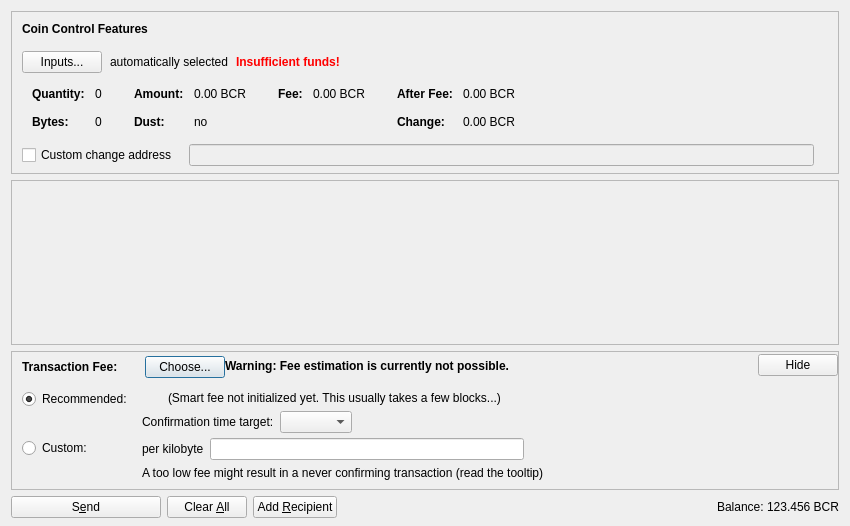
<?xml version="1.0" encoding="UTF-8"?>
<ui version="4.0">
 <class>SendCoinsDialog</class>
 <widget class="QDialog" name="SendCoinsDialog">
  <property name="geometry">
   <rect>
    <x>0</x>
    <y>0</y>
    <width>850</width>
    <height>526</height>
   </rect>
  </property>
  <property name="windowTitle">
   <string>Send Coins</string>
  </property>
  <layout class="QVBoxLayout" name="verticalLayout" stretch="0,1,0,0">
   <property name="bottomMargin">
    <number>8</number>
   </property>
   <item>
    <widget class="QFrame" name="frameCoinControl">
     <property name="sizePolicy">
      <sizepolicy hsizetype="Expanding" vsizetype="Expanding">
       <horstretch>0</horstretch>
       <verstretch>0</verstretch>
      </sizepolicy>
     </property>
     <property name="maximumSize">
      <size>
       <width>16777215</width>
       <height>16777215</height>
      </size>
     </property>
     <property name="frameShape">
      <enum>QFrame::StyledPanel</enum>
     </property>
     <property name="frameShadow">
      <enum>QFrame::Sunken</enum>
     </property>
     <layout class="QVBoxLayout" name="verticalLayoutCoinControl2">
      <property name="spacing">
       <number>0</number>
      </property>
      <property name="leftMargin">
       <number>0</number>
      </property>
      <property name="topMargin">
       <number>0</number>
      </property>
      <property name="rightMargin">
       <number>0</number>
      </property>
      <property name="bottomMargin">
       <number>6</number>
      </property>
      <item>
       <layout class="QVBoxLayout" name="verticalLayoutCoinControl" stretch="0,0,0,0,1">
        <property name="spacing">
         <number>0</number>
        </property>
        <property name="leftMargin">
         <number>10</number>
        </property>
        <property name="topMargin">
         <number>10</number>
        </property>
        <item>
         <layout class="QHBoxLayout" name="horizontalLayoutCoinControl1">
          <property name="bottomMargin">
           <number>15</number>
          </property>
          <item>
           <widget class="QLabel" name="labelCoinControlFeatures">
            <property name="sizePolicy">
             <sizepolicy hsizetype="Preferred" vsizetype="Maximum">
              <horstretch>0</horstretch>
              <verstretch>0</verstretch>
             </sizepolicy>
            </property>
            <property name="font">
             <font>
              <weight>75</weight>
              <bold>true</bold>
             </font>
            </property>
            <property name="styleSheet">
             <string notr="true">font-weight:bold;</string>
            </property>
            <property name="text">
             <string>Coin Control Features</string>
            </property>
           </widget>
          </item>
         </layout>
        </item>
        <item>
         <layout class="QHBoxLayout" name="horizontalLayoutCoinControl2" stretch="0,0,0,0">
          <property name="spacing">
           <number>8</number>
          </property>
          <property name="bottomMargin">
           <number>10</number>
          </property>
          <item>
           <widget class="QPushButton" name="pushButtonCoinControl">
            <property name="styleSheet">
             <string notr="true"/>
            </property>
            <property name="text">
             <string>Inputs...</string>
            </property>
            <property name="autoDefault">
             <bool>false</bool>
            </property>
           </widget>
          </item>
          <item>
           <widget class="QLabel" name="labelCoinControlAutomaticallySelected">
            <property name="text">
             <string>automatically selected</string>
            </property>
            <property name="margin">
             <number>5</number>
            </property>
           </widget>
          </item>
          <item>
           <widget class="QLabel" name="labelCoinControlInsuffFunds">
            <property name="font">
             <font>
              <weight>75</weight>
              <bold>true</bold>
             </font>
            </property>
            <property name="styleSheet">
             <string notr="true">color:red;font-weight:bold;</string>
            </property>
            <property name="text">
             <string>Insufficient funds!</string>
            </property>
            <property name="margin">
             <number>5</number>
            </property>
           </widget>
          </item>
          <item>
           <spacer name="horizontalSpacerCoinControl">
            <property name="orientation">
             <enum>Qt::Horizontal</enum>
            </property>
            <property name="sizeHint" stdset="0">
             <size>
              <width>40</width>
              <height>1</height>
             </size>
            </property>
           </spacer>
          </item>
         </layout>
        </item>
        <item>
         <widget class="QWidget" name="widgetCoinControl" native="true">
          <property name="sizePolicy">
           <sizepolicy hsizetype="Preferred" vsizetype="Preferred">
            <horstretch>0</horstretch>
            <verstretch>0</verstretch>
           </sizepolicy>
          </property>
          <property name="minimumSize">
           <size>
            <width>0</width>
            <height>0</height>
           </size>
          </property>
          <property name="styleSheet">
           <string notr="true"/>
          </property>
          <layout class="QHBoxLayout" name="horizontalLayoutCoinControl5">
           <property name="leftMargin">
            <number>0</number>
           </property>
           <property name="topMargin">
            <number>0</number>
           </property>
           <property name="rightMargin">
            <number>0</number>
           </property>
           <property name="bottomMargin">
            <number>0</number>
           </property>
           <item>
            <layout class="QHBoxLayout" name="horizontalLayoutCoinControl3" stretch="0,0,0,1">
             <property name="spacing">
              <number>20</number>
             </property>
             <property name="topMargin">
              <number>0</number>
             </property>
             <property name="bottomMargin">
              <number>10</number>
             </property>
             <item>
              <layout class="QFormLayout" name="formLayoutCoinControl1">
               <property name="horizontalSpacing">
                <number>10</number>
               </property>
               <property name="verticalSpacing">
                <number>14</number>
               </property>
               <property name="leftMargin">
                <number>10</number>
               </property>
               <property name="topMargin">
                <number>4</number>
               </property>
               <property name="rightMargin">
                <number>6</number>
               </property>
               <item row="0" column="0">
                <widget class="QLabel" name="labelCoinControlQuantityText">
                 <property name="font">
                  <font>
                   <weight>75</weight>
                   <bold>true</bold>
                  </font>
                 </property>
                 <property name="text">
                  <string>Quantity:</string>
                 </property>
                 <property name="margin">
                  <number>0</number>
                 </property>
                </widget>
               </item>
               <item row="0" column="1">
                <widget class="QLabel" name="labelCoinControlQuantity">
                 <property name="cursor">
                  <cursorShape>IBeamCursor</cursorShape>
                 </property>
                 <property name="contextMenuPolicy">
                  <enum>Qt::ActionsContextMenu</enum>
                 </property>
                 <property name="text">
                  <string notr="true">0</string>
                 </property>
                 <property name="margin">
                  <number>0</number>
                 </property>
                 <property name="textInteractionFlags">
                  <set>Qt::LinksAccessibleByMouse|Qt::TextSelectableByKeyboard|Qt::TextSelectableByMouse</set>
                 </property>
                </widget>
               </item>
               <item row="1" column="0">
                <widget class="QLabel" name="labelCoinControlBytesText">
                 <property name="font">
                  <font>
                   <weight>75</weight>
                   <bold>true</bold>
                  </font>
                 </property>
                 <property name="text">
                  <string>Bytes:</string>
                 </property>
                </widget>
               </item>
               <item row="1" column="1">
                <widget class="QLabel" name="labelCoinControlBytes">
                 <property name="cursor">
                  <cursorShape>IBeamCursor</cursorShape>
                 </property>
                 <property name="contextMenuPolicy">
                  <enum>Qt::ActionsContextMenu</enum>
                 </property>
                 <property name="text">
                  <string notr="true">0</string>
                 </property>
                 <property name="textInteractionFlags">
                  <set>Qt::LinksAccessibleByMouse|Qt::TextSelectableByKeyboard|Qt::TextSelectableByMouse</set>
                 </property>
                </widget>
               </item>
              </layout>
             </item>
             <item>
              <layout class="QFormLayout" name="formLayoutCoinControl2">
               <property name="horizontalSpacing">
                <number>10</number>
               </property>
               <property name="verticalSpacing">
                <number>14</number>
               </property>
               <property name="leftMargin">
                <number>6</number>
               </property>
               <property name="topMargin">
                <number>4</number>
               </property>
               <property name="rightMargin">
                <number>6</number>
               </property>
               <item row="0" column="0">
                <widget class="QLabel" name="labelCoinControlAmountText">
                 <property name="font">
                  <font>
                   <weight>75</weight>
                   <bold>true</bold>
                  </font>
                 </property>
                 <property name="text">
                  <string>Amount:</string>
                 </property>
                 <property name="margin">
                  <number>0</number>
                 </property>
                </widget>
               </item>
               <item row="0" column="1">
                <widget class="QLabel" name="labelCoinControlAmount">
                 <property name="cursor">
                  <cursorShape>IBeamCursor</cursorShape>
                 </property>
                 <property name="contextMenuPolicy">
                  <enum>Qt::ActionsContextMenu</enum>
                 </property>
                 <property name="text">
                  <string notr="true">0.00 BCR</string>
                 </property>
                 <property name="textInteractionFlags">
                  <set>Qt::LinksAccessibleByMouse|Qt::TextSelectableByKeyboard|Qt::TextSelectableByMouse</set>
                 </property>
                </widget>
               </item>
               <item row="1" column="0">
                <widget class="QLabel" name="labelCoinControlLowOutputText">
                 <property name="font">
                  <font>
                   <weight>75</weight>
                   <bold>true</bold>
                  </font>
                 </property>
                 <property name="text">
                  <string>Dust:</string>
                 </property>
                </widget>
               </item>
               <item row="1" column="1">
                <widget class="QLabel" name="labelCoinControlLowOutput">
                 <property name="cursor">
                  <cursorShape>IBeamCursor</cursorShape>
                 </property>
                 <property name="contextMenuPolicy">
                  <enum>Qt::ActionsContextMenu</enum>
                 </property>
                 <property name="text">
                  <string notr="true">no</string>
                 </property>
                 <property name="textInteractionFlags">
                  <set>Qt::LinksAccessibleByMouse|Qt::TextSelectableByKeyboard|Qt::TextSelectableByMouse</set>
                 </property>
                </widget>
               </item>
              </layout>
             </item>
             <item>
              <layout class="QFormLayout" name="formLayoutCoinControl3">
               <property name="horizontalSpacing">
                <number>10</number>
               </property>
               <property name="verticalSpacing">
                <number>14</number>
               </property>
               <property name="leftMargin">
                <number>6</number>
               </property>
               <property name="topMargin">
                <number>4</number>
               </property>
               <property name="rightMargin">
                <number>6</number>
               </property>
               <item row="0" column="0">
                <widget class="QLabel" name="labelCoinControlFeeText">
                 <property name="font">
                  <font>
                   <weight>75</weight>
                   <bold>true</bold>
                  </font>
                 </property>
                 <property name="text">
                  <string>Fee:</string>
                 </property>
                 <property name="margin">
                  <number>0</number>
                 </property>
                </widget>
               </item>
               <item row="0" column="1">
                <widget class="QLabel" name="labelCoinControlFee">
                 <property name="cursor">
                  <cursorShape>IBeamCursor</cursorShape>
                 </property>
                 <property name="contextMenuPolicy">
                  <enum>Qt::ActionsContextMenu</enum>
                 </property>
                 <property name="text">
                  <string notr="true">0.00 BCR</string>
                 </property>
                 <property name="textInteractionFlags">
                  <set>Qt::LinksAccessibleByMouse|Qt::TextSelectableByKeyboard|Qt::TextSelectableByMouse</set>
                 </property>
                </widget>
               </item>
              </layout>
             </item>
             <item>
              <layout class="QFormLayout" name="formLayoutCoinControl4">
               <property name="horizontalSpacing">
                <number>10</number>
               </property>
               <property name="verticalSpacing">
                <number>14</number>
               </property>
               <property name="leftMargin">
                <number>6</number>
               </property>
               <property name="topMargin">
                <number>4</number>
               </property>
               <property name="rightMargin">
                <number>6</number>
               </property>
               <item row="0" column="0">
                <widget class="QLabel" name="labelCoinControlAfterFeeText">
                 <property name="font">
                  <font>
                   <weight>75</weight>
                   <bold>true</bold>
                  </font>
                 </property>
                 <property name="text">
                  <string>After Fee:</string>
                 </property>
                 <property name="margin">
                  <number>0</number>
                 </property>
                </widget>
               </item>
               <item row="0" column="1">
                <widget class="QLabel" name="labelCoinControlAfterFee">
                 <property name="cursor">
                  <cursorShape>IBeamCursor</cursorShape>
                 </property>
                 <property name="contextMenuPolicy">
                  <enum>Qt::ActionsContextMenu</enum>
                 </property>
                 <property name="text">
                  <string notr="true">0.00 BCR</string>
                 </property>
                 <property name="textInteractionFlags">
                  <set>Qt::LinksAccessibleByMouse|Qt::TextSelectableByKeyboard|Qt::TextSelectableByMouse</set>
                 </property>
                </widget>
               </item>
               <item row="1" column="0">
                <widget class="QLabel" name="labelCoinControlChangeText">
                 <property name="font">
                  <font>
                   <weight>75</weight>
                   <bold>true</bold>
                  </font>
                 </property>
                 <property name="text">
                  <string>Change:</string>
                 </property>
                </widget>
               </item>
               <item row="1" column="1">
                <widget class="QLabel" name="labelCoinControlChange">
                 <property name="cursor">
                  <cursorShape>IBeamCursor</cursorShape>
                 </property>
                 <property name="contextMenuPolicy">
                  <enum>Qt::ActionsContextMenu</enum>
                 </property>
                 <property name="text">
                  <string notr="true">0.00 BCR</string>
                 </property>
                 <property name="textInteractionFlags">
                  <set>Qt::LinksAccessibleByMouse|Qt::TextSelectableByKeyboard|Qt::TextSelectableByMouse</set>
                 </property>
                </widget>
               </item>
              </layout>
             </item>
            </layout>
           </item>
          </layout>
         </widget>
        </item>
        <item>
         <layout class="QHBoxLayout" name="horizontalLayoutCoinControl4" stretch="0,0,0">
          <property name="spacing">
           <number>12</number>
          </property>
          <property name="sizeConstraint">
           <enum>QLayout::SetDefaultConstraint</enum>
          </property>
          <property name="topMargin">
           <number>5</number>
          </property>
          <property name="rightMargin">
           <number>5</number>
          </property>
          <item>
           <widget class="QCheckBox" name="checkBoxCoinControlChange">
            <property name="toolTip">
             <string>If this is activated, but the change address is empty or invalid, change will be sent to a newly generated address.</string>
            </property>
            <property name="text">
             <string>Custom change address</string>
            </property>
           </widget>
          </item>
          <item>
           <widget class="QValidatedLineEdit" name="lineEditCoinControlChange">
            <property name="enabled">
             <bool>false</bool>
            </property>
            <property name="sizePolicy">
             <sizepolicy hsizetype="Expanding" vsizetype="Fixed">
              <horstretch>0</horstretch>
              <verstretch>0</verstretch>
             </sizepolicy>
            </property>
           </widget>
          </item>
          <item>
           <widget class="QLabel" name="labelCoinControlChangeLabel">
            <property name="sizePolicy">
             <sizepolicy hsizetype="Preferred" vsizetype="Expanding">
              <horstretch>0</horstretch>
              <verstretch>0</verstretch>
             </sizepolicy>
            </property>
            <property name="minimumSize">
             <size>
              <width>0</width>
              <height>0</height>
             </size>
            </property>
            <property name="text">
             <string/>
            </property>
            <property name="margin">
             <number>3</number>
            </property>
           </widget>
          </item>
         </layout>
        </item>
        <item>
         <spacer name="verticalSpacerCoinControl">
          <property name="orientation">
           <enum>Qt::Vertical</enum>
          </property>
          <property name="sizeHint" stdset="0">
           <size>
            <width>800</width>
            <height>1</height>
           </size>
          </property>
         </spacer>
        </item>
       </layout>
      </item>
     </layout>
    </widget>
   </item>
   <item>
    <widget class="QScrollArea" name="scrollArea">
     <property name="widgetResizable">
      <bool>true</bool>
     </property>
     <widget class="QWidget" name="scrollAreaWidgetContents">
      <property name="geometry">
       <rect>
        <x>0</x>
        <y>0</y>
        <width>830</width>
        <height>104</height>
       </rect>
      </property>
      <layout class="QVBoxLayout" name="verticalLayout_2" stretch="0,1">
       <property name="leftMargin">
        <number>0</number>
       </property>
       <property name="topMargin">
        <number>0</number>
       </property>
       <property name="rightMargin">
        <number>0</number>
       </property>
       <property name="bottomMargin">
        <number>0</number>
       </property>
       <item>
        <layout class="QVBoxLayout" name="entries">
         <property name="spacing">
          <number>6</number>
         </property>
        </layout>
       </item>
       <item>
        <spacer name="verticalSpacer">
         <property name="orientation">
          <enum>Qt::Vertical</enum>
         </property>
         <property name="sizeHint" stdset="0">
          <size>
           <width>20</width>
           <height>40</height>
          </size>
         </property>
        </spacer>
       </item>
      </layout>
     </widget>
    </widget>
   </item>
   <item>
    <widget class="QFrame" name="frameFee">
     <property name="sizePolicy">
      <sizepolicy hsizetype="Expanding" vsizetype="Expanding">
       <horstretch>0</horstretch>
       <verstretch>0</verstretch>
      </sizepolicy>
     </property>
     <property name="maximumSize">
      <size>
       <width>16777215</width>
       <height>16777215</height>
      </size>
     </property>
     <property name="frameShape">
      <enum>QFrame::StyledPanel</enum>
     </property>
     <property name="frameShadow">
      <enum>QFrame::Sunken</enum>
     </property>
     <layout class="QVBoxLayout" name="verticalLayoutFee1">
      <property name="spacing">
       <number>0</number>
      </property>
      <property name="leftMargin">
       <number>0</number>
      </property>
      <property name="topMargin">
       <number>0</number>
      </property>
      <property name="rightMargin">
       <number>0</number>
      </property>
      <property name="bottomMargin">
       <number>0</number>
      </property>
      <item>
       <layout class="QVBoxLayout" name="verticalLayoutFee2" stretch="0,0,0">
        <property name="spacing">
         <number>0</number>
        </property>
        <property name="leftMargin">
         <number>10</number>
        </property>
        <property name="topMargin">
         <number>0</number>
        </property>
        <item>
         <layout class="QHBoxLayout" name="horizontalLayoutFee1">
          <property name="bottomMargin">
           <number>0</number>
          </property>
          <item>
           <layout class="QVBoxLayout" name="verticalLayoutFee7">
            <property name="spacing">
             <number>0</number>
            </property>
            <item>
             <spacer name="verticalSpacerSmartFee">
              <property name="orientation">
               <enum>Qt::Vertical</enum>
              </property>
              <property name="sizeType">
               <enum>QSizePolicy::Fixed</enum>
              </property>
              <property name="sizeHint" stdset="0">
               <size>
                <width>1</width>
                <height>4</height>
               </size>
              </property>
             </spacer>
            </item>
            <item>
             <layout class="QHBoxLayout" name="horizontalLayoutSmartFee">
              <property name="spacing">
               <number>10</number>
              </property>
              <item>
               <widget class="QLabel" name="labelFeeHeadline">
                <property name="sizePolicy">
                 <sizepolicy hsizetype="Preferred" vsizetype="Maximum">
                  <horstretch>0</horstretch>
                  <verstretch>0</verstretch>
                 </sizepolicy>
                </property>
                <property name="font">
                 <font>
                  <weight>75</weight>
                  <bold>true</bold>
                 </font>
                </property>
                <property name="styleSheet">
                 <string notr="true">font-weight:bold;</string>
                </property>
                <property name="text">
                 <string>Transaction Fee:</string>
                </property>
               </widget>
              </item>
              <item>
               <widget class="QLabel" name="labelFeeMinimized">
                <property name="text">
                 <string/>
                </property>
               </widget>
              </item>
              <item>
               <widget class="QPushButton" name="buttonChooseFee">
                <property name="text">
                 <string>Choose...</string>
                </property>
               </widget>
              </item>
             </layout>
            </item>
            <item>
             <spacer name="verticalSpacer_5">
              <property name="orientation">
               <enum>Qt::Vertical</enum>
              </property>
              <property name="sizeHint" stdset="0">
               <size>
                <width>1</width>
                <height>1</height>
               </size>
              </property>
             </spacer>
            </item>
           </layout>
          </item>
          <item>
           <widget class="QLabel" name="fallbackFeeWarningLabel">
            <property name="toolTip">
             <string>Using the fallbackfee can result in sending a transaction that will take several hours or days (or never) to confirm. Consider choosing your fee manually or wait until you have validated the complete chain.</string>
            </property>
            <property name="font">
            <font>
                <weight>75</weight>
                <bold>true</bold>
            </font>
            </property>
            <property name="text">
             <string>Warning: Fee estimation is currently not possible.</string>
            </property>
            <property name="wordWrap">
             <bool>false</bool>
            </property>
           </widget>
          </item>
          <item>
           <spacer name="horizontalSpacer_4">
            <property name="orientation">
             <enum>Qt::Horizontal</enum>
            </property>
            <property name="sizeType">
             <enum>QSizePolicy::MinimumExpanding</enum>
            </property>
            <property name="sizeHint" stdset="0">
             <size>
              <width>40</width>
              <height>20</height>
             </size>
            </property>
           </spacer>
          </item>
          <item>
           <widget class="QPushButton" name="buttonMinimizeFee">
            <property name="toolTip">
             <string>collapse fee-settings</string>
            </property>
            <property name="text">
             <string>Hide</string>
            </property>
           </widget>
          </item>
         </layout>
        </item>
        <item>
         <widget class="QFrame" name="frameFeeSelection">
          <layout class="QVBoxLayout" name="verticalLayoutFee12">
           <property name="spacing">
            <number>0</number>
           </property>
           <property name="leftMargin">
            <number>0</number>
           </property>
           <property name="topMargin">
            <number>0</number>
           </property>
           <property name="rightMargin">
            <number>0</number>
           </property>
           <property name="bottomMargin">
            <number>0</number>
           </property>
           <item>
            <layout class="QGridLayout" name="gridLayoutFee">
             <property name="topMargin">
              <number>10</number>
             </property>
             <property name="bottomMargin">
              <number>4</number>
             </property>
             <property name="horizontalSpacing">
              <number>10</number>
             </property>
             <property name="verticalSpacing">
              <number>4</number>
             </property>
             <item row="1" column="1">
              <layout class="QVBoxLayout" name="verticalLayoutFee8">
               <property name="spacing">
                <number>6</number>
               </property>
               <item>
                <layout class="QHBoxLayout" name="horizontalLayoutFee13">
                 <item>
                  <widget class="QLabel" name="labelCustomPerKilobyte">
                   <property name="toolTip">
                    <string>Specify a custom fee per kB (1,000 bytes) of the transaction's virtual size.

Note:  Since the fee is calculated on a per-byte basis, a fee of "100 satoshis per kB" for a transaction size of 500 bytes (half of 1 kB) would ultimately yield a fee of only 50 satoshis.</string>
                   </property>
                   <property name="text">
                    <string>per kilobyte</string>
                   </property>
                  </widget>
                 </item>
                 <item>
                  <widget class="BitcoinAmountField" name="customFee"/>
                 </item>
                 <item>
                  <spacer name="horizontalSpacer_6">
                   <property name="orientation">
                    <enum>Qt::Horizontal</enum>
                   </property>
                   <property name="sizeHint" stdset="0">
                    <size>
                     <width>1</width>
                     <height>1</height>
                    </size>
                   </property>
                  </spacer>
                 </item>
                </layout>
               </item>
               <item>
                <layout class="QHBoxLayout" name="horizontalLayoutFee8">
                 <item>
                  <widget class="QLabel" name="labelCustomFeeWarning">
                   <property name="enabled">
                    <bool>true</bool>
                   </property>
                   <property name="toolTip">
                    <string>When there is less transaction volume than space in the blocks, miners as well as relaying nodes may enforce a minimum fee. Paying only this minimum fee is just fine, but be aware that this can result in a never confirming transaction once there is more demand for biocarecoin transactions than the network can process.</string>
                   </property>
                   <property name="text">
                    <string>A too low fee might result in a never confirming transaction (read the tooltip)</string>
                   </property>
                  </widget>
                 </item>
                 <item>
                  <spacer name="horizontalSpacer_2">
                   <property name="orientation">
                    <enum>Qt::Horizontal</enum>
                   </property>
                   <property name="sizeHint" stdset="0">
                    <size>
                     <width>1</width>
                     <height>1</height>
                    </size>
                   </property>
                  </spacer>
                 </item>
                </layout>
               </item>
              </layout>
             </item>
             <item row="0" column="0">
              <layout class="QVBoxLayout" name="verticalLayoutFee4" stretch="0,1">
               <item>
                <widget class="QRadioButton" name="radioSmartFee">
                 <property name="text">
                  <string>Recommended:</string>
                 </property>
                 <property name="checked">
                  <bool>true</bool>
                 </property>
                 <attribute name="buttonGroup">
                  <string notr="true">groupFee</string>
                 </attribute>
                </widget>
               </item>
               <item>
                <spacer name="verticalSpacer_2">
                 <property name="orientation">
                  <enum>Qt::Vertical</enum>
                 </property>
                 <property name="sizeHint" stdset="0">
                  <size>
                   <width>1</width>
                   <height>1</height>
                  </size>
                 </property>
                </spacer>
               </item>
              </layout>
             </item>
             <item row="1" column="0">
              <layout class="QVBoxLayout" name="verticalLayoutFee9" stretch="0,1">
               <item>
                <widget class="QRadioButton" name="radioCustomFee">
                 <property name="text">
                  <string>Custom:</string>
                 </property>
                 <attribute name="buttonGroup">
                  <string notr="true">groupFee</string>
                 </attribute>
                </widget>
               </item>
               <item>
                <spacer name="verticalSpacer_6">
                 <property name="orientation">
                  <enum>Qt::Vertical</enum>
                 </property>
                 <property name="sizeHint" stdset="0">
                  <size>
                   <width>1</width>
                   <height>1</height>
                  </size>
                 </property>
                </spacer>
               </item>
              </layout>
             </item>
             <item row="0" column="1">
              <layout class="QVBoxLayout" name="verticalLayoutFee3" stretch="0,0,1">
               <property name="spacing">
                <number>6</number>
               </property>
               <property name="topMargin">
                <number>2</number>
               </property>
               <item>
                <layout class="QHBoxLayout" name="horizontalLayoutFee12">
                 <item>
                  <widget class="QLabel" name="labelSmartFee">
                   <property name="text">
                    <string/>
                   </property>
                  </widget>
                 </item>
                 <item>
                  <widget class="QLabel" name="labelFeeEstimation">
                   <property name="text">
                    <string/>
                   </property>
                  </widget>
                 </item>
                 <item>
                  <widget class="QLabel" name="labelSmartFee2">
                   <property name="text">
                    <string>(Smart fee not initialized yet. This usually takes a few blocks...)</string>
                   </property>
                  </widget>
                 </item>
                 <item>
                  <spacer name="horizontalSpacer_5">
                   <property name="orientation">
                    <enum>Qt::Horizontal</enum>
                   </property>
                   <property name="sizeHint" stdset="0">
                    <size>
                     <width>1</width>
                     <height>1</height>
                    </size>
                   </property>
                  </spacer>
                 </item>
                </layout>
               </item>
               <item>
                <layout class="QHBoxLayout" name="horizontalLayoutFee9">
                 <item>
                  <layout class="QVBoxLayout" name="verticalLayoutFee6">
                   <item>
                    <widget class="QLabel" name="labelSmartFee3">
                     <property name="text">
                      <string>Confirmation time target:</string>
                     </property>
                    </widget>
                   </item>
                  </layout>
                 </item>
                 <item>
                  <layout class="QVBoxLayout" name="verticalLayoutFee5">
                   <property name="rightMargin">
                    <number>30</number>
                   </property>
                   <item>
                    <layout class="QHBoxLayout" name="horizontalLayoutConfTarget">
                     <property name="bottomMargin">
                      <number>0</number>
                     </property>
                     <item>
                      <widget class="QComboBox" name="confTargetSelector"/>
                     </item>
                     <item>
                      <spacer name="horizontalSpacerConfTarget">
                       <property name="orientation">
                        <enum>Qt::Horizontal</enum>
                       </property>
                       <property name="sizeHint" stdset="0">
                        <size>
                         <width>40</width>
                         <height>20</height>
                        </size>
                       </property>
                      </spacer>
                     </item>
                    </layout>
                   </item>
                  </layout>
                 </item>
                </layout>
               </item>
               <item>
                <spacer name="verticalSpacer_4">
                 <property name="orientation">
                  <enum>Qt::Vertical</enum>
                 </property>
                 <property name="sizeHint" stdset="0">
                  <size>
                   <width>1</width>
                   <height>1</height>
                  </size>
                 </property>
                </spacer>
               </item>
              </layout>
             </item>
            </layout>
           </item>
          </layout>
         </widget>
        </item>
        <item>
         <spacer name="verticalSpacerFee">
          <property name="orientation">
           <enum>Qt::Vertical</enum>
          </property>
          <property name="sizeHint" stdset="0">
           <size>
            <width>40</width>
            <height>5</height>
           </size>
          </property>
         </spacer>
        </item>
       </layout>
      </item>
     </layout>
    </widget>
   </item>
   <item>
    <layout class="QHBoxLayout" name="horizontalLayout">
     <item>
      <widget class="QPushButton" name="sendButton">
       <property name="minimumSize">
        <size>
         <width>150</width>
         <height>0</height>
        </size>
       </property>
       <property name="toolTip">
        <string>Confirm the send action</string>
       </property>
       <property name="text">
        <string>S&amp;end</string>
       </property>
       <property name="icon">
        <iconset resource="../bitcoin.qrc">
         <normaloff>:/icons/send</normaloff>:/icons/send</iconset>
       </property>
       <property name="autoDefault">
        <bool>false</bool>
       </property>
       <property name="default">
        <bool>false</bool>
       </property>
      </widget>
     </item>
     <item>
      <widget class="QPushButton" name="clearButton">
       <property name="sizePolicy">
        <sizepolicy hsizetype="Minimum" vsizetype="Fixed">
         <horstretch>0</horstretch>
         <verstretch>0</verstretch>
        </sizepolicy>
       </property>
       <property name="toolTip">
        <string>Clear all fields of the form.</string>
       </property>
       <property name="text">
        <string>Clear &amp;All</string>
       </property>
       <property name="icon">
        <iconset resource="../bitcoin.qrc">
         <normaloff>:/icons/remove</normaloff>:/icons/remove</iconset>
       </property>
       <property name="autoDefault">
        <bool>false</bool>
       </property>
      </widget>
     </item>
     <item>
      <widget class="QPushButton" name="addButton">
       <property name="toolTip">
        <string>Send to multiple recipients at once</string>
       </property>
       <property name="text">
        <string>Add &amp;Recipient</string>
       </property>
       <property name="icon">
        <iconset resource="../bitcoin.qrc">
         <normaloff>:/icons/add</normaloff>:/icons/add</iconset>
       </property>
       <property name="autoDefault">
        <bool>false</bool>
       </property>
      </widget>
     </item>
     <item>
      <spacer name="horizontalSpacer">
       <property name="orientation">
        <enum>Qt::Horizontal</enum>
       </property>
       <property name="sizeHint" stdset="0">
        <size>
         <width>40</width>
         <height>20</height>
        </size>
       </property>
      </spacer>
     </item>
     <item>
      <layout class="QHBoxLayout" name="horizontalLayout_2">
       <property name="spacing">
        <number>3</number>
       </property>
       <item>
        <widget class="QLabel" name="label">
         <property name="sizePolicy">
          <sizepolicy hsizetype="Preferred" vsizetype="Fixed">
           <horstretch>0</horstretch>
           <verstretch>0</verstretch>
          </sizepolicy>
         </property>
         <property name="text">
          <string>Balance:</string>
         </property>
        </widget>
       </item>
       <item>
        <widget class="QLabel" name="labelBalance">
         <property name="sizePolicy">
          <sizepolicy hsizetype="Preferred" vsizetype="Fixed">
           <horstretch>0</horstretch>
           <verstretch>0</verstretch>
          </sizepolicy>
         </property>
         <property name="cursor">
          <cursorShape>IBeamCursor</cursorShape>
         </property>
         <property name="text">
          <string notr="true">123.456 BCR</string>
         </property>
         <property name="textInteractionFlags">
          <set>Qt::LinksAccessibleByMouse|Qt::TextSelectableByKeyboard|Qt::TextSelectableByMouse</set>
         </property>
        </widget>
       </item>
      </layout>
     </item>
    </layout>
   </item>
  </layout>
 </widget>
 <customwidgets>
  <customwidget>
   <class>QValidatedLineEdit</class>
   <extends>QLineEdit</extends>
   <header>qt/qvalidatedlineedit.h</header>
  </customwidget>
  <customwidget>
   <class>BitcoinAmountField</class>
   <extends>QLineEdit</extends>
   <header>qt/bitcoinamountfield.h</header>
   <container>1</container>
  </customwidget>
 </customwidgets>
 <resources>
  <include location="../bitcoin.qrc"/>
 </resources>
 <connections/>
 <buttongroups>
  <buttongroup name="groupFee"/>
 </buttongroups>
</ui>
